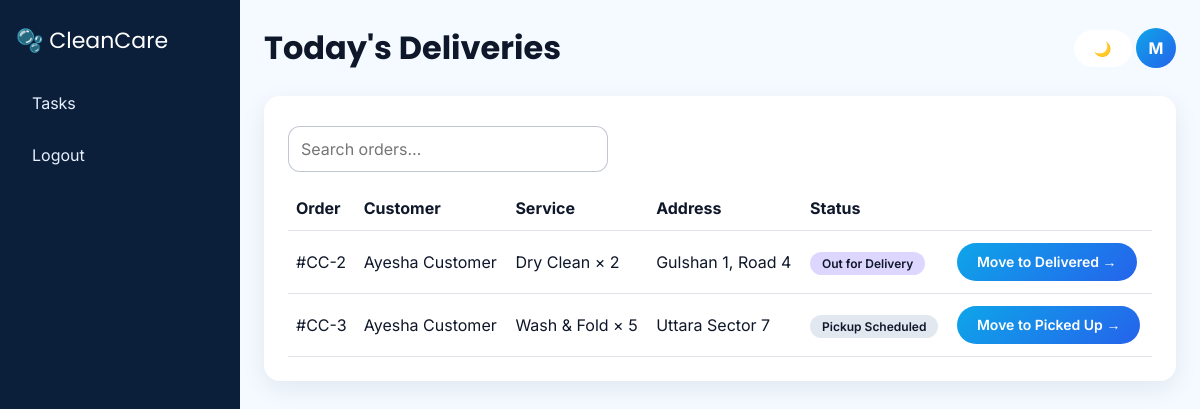
Page /delivery/tasks.php (signed in) on the committed database.
### tables this page shows
CREATE TABLE orders(id INT AUTO_INCREMENT PRIMARY KEY,customer_id INT NOT NULL,branch_id INT NOT NULL,service_id INT NOT NULL,qty INT NOT NULL,total DECIMAL(10,2) NOT NULL,
 address VARCHAR(200) NOT NULL,slot VARCHAR(40),notes VARCHAR(255),status VARCHAR(30) NOT NULL DEFAULT 'Placed',paid TINYINT DEFAULT 0,created_at TIMESTAMP DEFAULT CURRENT_TIMESTAMP,
 INDEX(status),INDEX(customer_id),FOREIGN KEY(customer_id) REFERENCES users(id),FOREIGN KEY(branch_id) REFERENCES branches(id),FOREIGN KEY(service_id) REFERENCES services(id));

CREATE TABLE users(id INT AUTO_INCREMENT PRIMARY KEY,name VARCHAR(80) NOT NULL,email VARCHAR(120) NOT NULL UNIQUE,phone VARCHAR(20),password VARCHAR(255) NOT NULL,
 role ENUM('admin','staff','delivery','customer') NOT NULL,branch_id INT NULL,INDEX(role),FOREIGN KEY(branch_id) REFERENCES branches(id) ON DELETE SET NULL);

CREATE TABLE services(id INT AUTO_INCREMENT PRIMARY KEY,name VARCHAR(60) NOT NULL,price DECIMAL(8,2) NOT NULL,unit VARCHAR(10) DEFAULT 'item');

### delivery/tasks.php (called while the page is built)
<?php require '../includes/functions.php';require_role('delivery');$title="Today's Deliveries";task_page('delivery',$title);

### includes/functions.php (the view, shortened to what this page needs)
<?php
function db(){static $p;if(!$p)$p=new PDO('mysql:host='.DB_HOST.';dbname='.DB_NAME.';charset=utf8mb4',DB_USER,DB_PASS,[PDO::ATTR_ERRMODE=>PDO::ERRMODE_EXCEPTION,PDO::ATTR_DEFAULT_FETCH_MODE=>PDO::FETCH_ASSOC]);return $p;}
function q($sql,$a=[]){$s=db()->prepare($sql);$s->execute($a);return $s;}
function e($v){return htmlspecialchars((string)$v,ENT_QUOTES,'UTF-8');}
function csrf(){if(empty($_SESSION['t']))$_SESSION['t']=bin2hex(random_bytes(16));return '<input type="hidden" name="t" value="'.$_SESSION['t'].'">';}
function badge($s){return '<span class="chip s-'.strtolower(str_replace(' ','-',$s)).'">'.e($s).'</span>';}
function task_page($role,$title){
 $in=implode(',',array_fill(0,count(CAN[$role]),'?'));$p=CAN[$role];$w='';
 $rows=q("SELECT o.*,s.name sv,c.name cn FROM orders o JOIN services s ON s.id=o.service_id JOIN users c ON c.id=o.customer_id WHERE o.status IN($in)$w ORDER BY o.id",$p)->fetchAll();
 include __DIR__.'/header.php'; ?>
 <div class="card"><input class="search" placeholder="Search orders…" data-table="#t"><table id="t"><tr><th>Order</th><th>Customer</th><th>Service</th><th>Address</th><th>Status</th><th></th></tr>
 <?php foreach($rows as $r):$n=FLOW[array_search($r['status'],FLOW)+1]; ?>
 <tr><td>#CC-<?=$r['id']?></td><td><?=e($r['cn'])?></td><td><?=e($r['sv'])?> × <?=$r['qty']?></td><td><?=e($r['address'])?></td><td><?=badge($r['status'])?></td>
 <td><form method="post"><?=csrf()?><input type="hidden" name="id" value="<?=$r['id']?>"><button class="btn">Move to <?=e($n)?> →</button></form></td></tr>
 <?php endforeach;if(!$rows)echo '<tr><td colspan=6>Nothing to do right now 🎉</td></tr>'; ?></table></div>
 <?php include __DIR__.'/footer.php';}

### includes/header.php (shortened to what this page needs)
<?php
$u=$_SESSION['u'];$r=$u['role'];$b=BASE_URL;
$nav=['admin'=>['admin/dashboard.php'=>'Dashboard'],'staff'=>['staff/orders.php'=>'Queue'],'delivery'=>['delivery/tasks.php'=>'Tasks'],
'customer'=>['customer/dashboard.php'=>'Dashboard','customer/new_order.php'=>'New Order','customer/track_order.php'=>'Track Order']][$r]; ?>
<!doctype html><html lang="en"><head><meta charset="utf-8"><meta name="viewport" content="width=device-width,initial-scale=1">
<link rel="stylesheet" href="<?=$b?>/assets/css/style.css"></head><body class="app">
<aside class="side" id="side"><div class="logo">🫧 CleanCare</div>
<?php foreach($nav as $href=>$l)echo '<a href="'.$b.'/'.$href.'">'.e($l).'</a>';?><a href="<?=$b?>/logout.php">Logout</a></aside>
<main><header class="top"><button class="btn ghost" id="burger" aria-label="Menu">☰</button><h1><?=e($title??'')?></h1>
<span><button class="btn ghost" id="theme">🌙</button> <span class="avatar"><?=e(strtoupper($u['name'][0]))?></span></span></header>

### includes/footer.php
</main><div id="toast"></div><script src="<?=BASE_URL?>/assets/js/app.js"></script></body></html>

### assets/css/style.css (style rules this page uses)
:root { --p:#0EA5E9;--p2:#2563EB;--mint:#2DD4BF;--navy:#0B1F3A;--bg:#F4FAFF;--card:#fff;--cta:#FF7A59;--tx:#0F172A;--mut:#64748B;--r:16px;--sh:0 8px 24px rgba(11,31,58,.08) }
* { box-sizing:border-box }
body { margin:0;font:16px Inter,sans-serif;background:var(--bg);color:var(--tx) }
h1,h2,.logo { font-family:Poppins,sans-serif;margin:0 }
a { color:var(--p2) }
.btn { display:inline-block;border:0;border-radius:999px;padding:10px 20px;font:600 14px Inter;color:#fff;background:linear-gradient(135deg,var(--p),var(--p2));cursor:pointer;text-decoration:none;transition:transform .2s }
.btn.ghost { background:var(--card);color:var(--tx) }
.card { background:var(--card);border-radius:var(--r);box-shadow:var(--sh);padding:24px;margin-bottom:24px;overflow-x:auto }
table { width:100%;border-collapse:collapse }
th,td { text-align:left;padding:12px 8px;border-bottom:1px solid rgba(100,116,139,.2) }
input,select,textarea { width:100%;padding:12px;border-radius:12px;border:1px solid rgba(100,116,139,.4);background:var(--card);color:var(--tx);font:inherit;margin:6px 0 14px }
.search { max-width:320px }
.chip { padding:4px 12px;border-radius:999px;font:600 12px Inter;background:#E2E8F0;color:#0F172A }
.s-out-for-delivery { background:#DDD6FE }
body.app { display:flex;min-height:100vh }
.side { width:240px;background:var(--navy);padding:24px 16px;display:flex;flex-direction:column;gap:8px }
.side a { color:#E6F0FF;text-decoration:none;padding:12px 16px;border-radius:12px }
.logo { color:#fff;font-size:22px;margin-bottom:16px }
main { flex:1;padding:24px;min-width:0 }
.top { display:flex;justify-content:space-between;align-items:center;margin-bottom:24px }
.avatar { display:inline-grid;place-items:center;width:40px;height:40px;border-radius:50%;background:linear-gradient(135deg,var(--p),var(--p2));color:#fff;font-weight:700 }

### rows in the picture
orders: id "2", customer.name "Ayesha Customer", service.name "Dry Clean", qty "2", address "Gulshan 1, Road 4", status "Out for Delivery", status "Delivered"
orders: id "3", customer.name "Ayesha Customer", service.name "Wash & Fold", qty "5", address "Uttara Sector 7", status "Pickup Scheduled", status "Picked Up"

### other values in the picture
$l "Tasks"
$title "Today's Deliveries"
$u['name'][0] "M"
